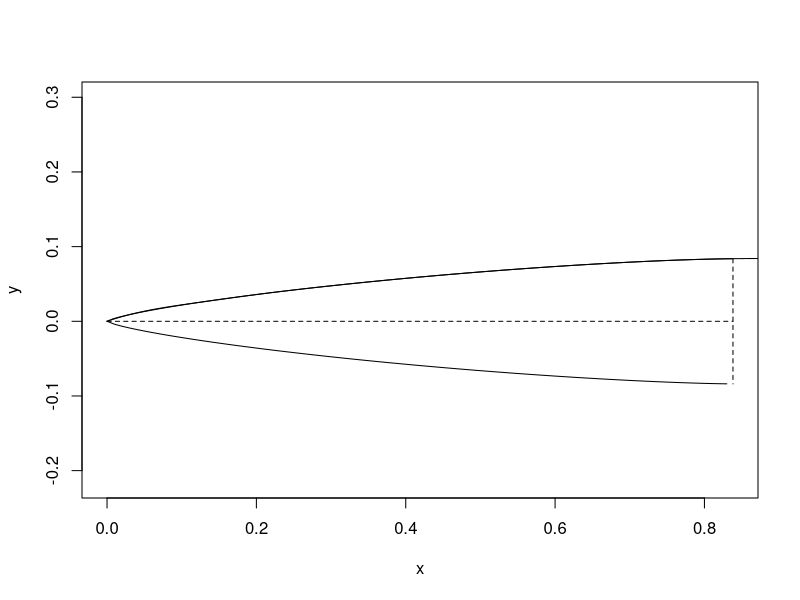
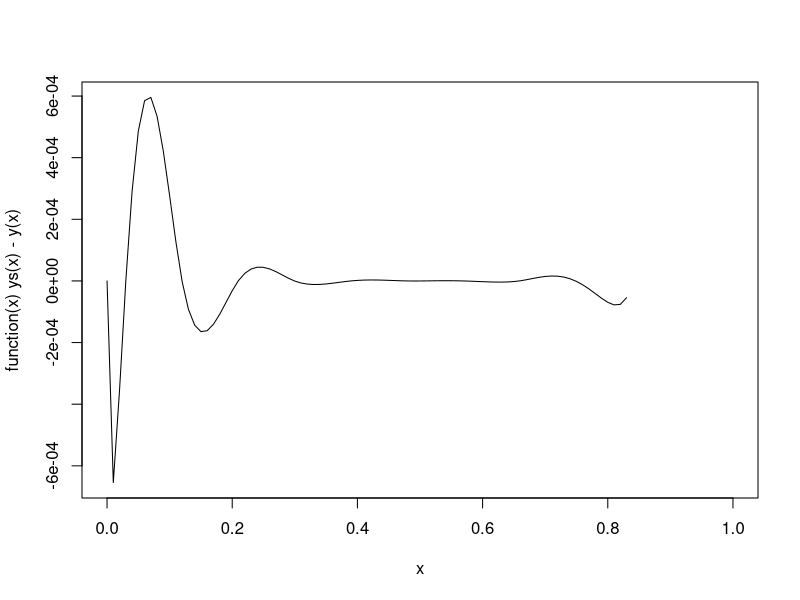
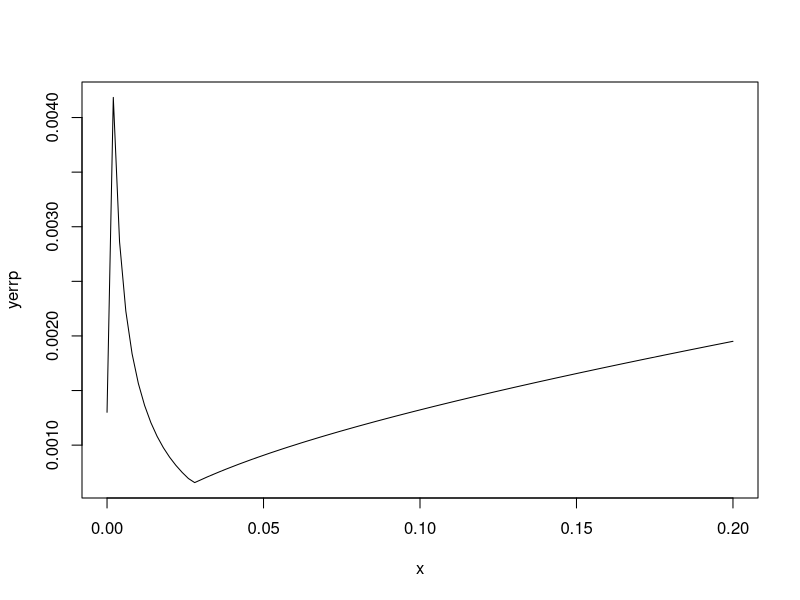
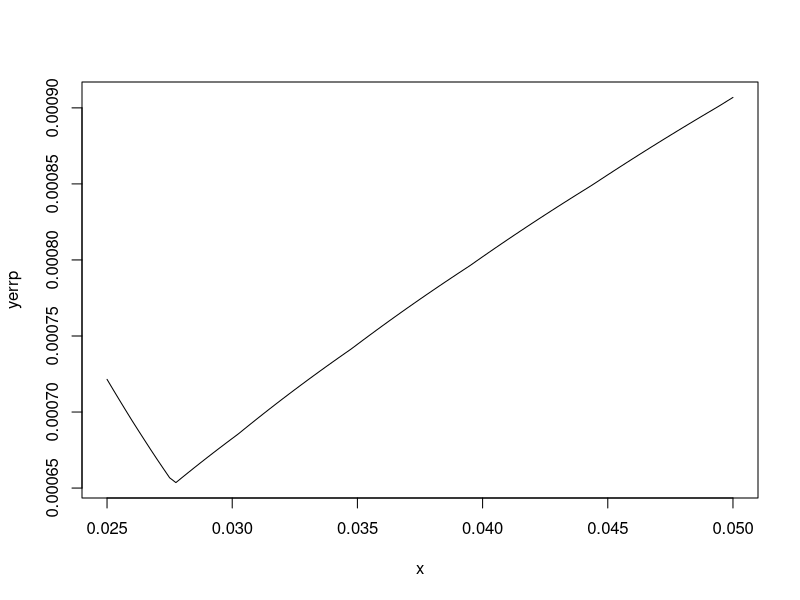
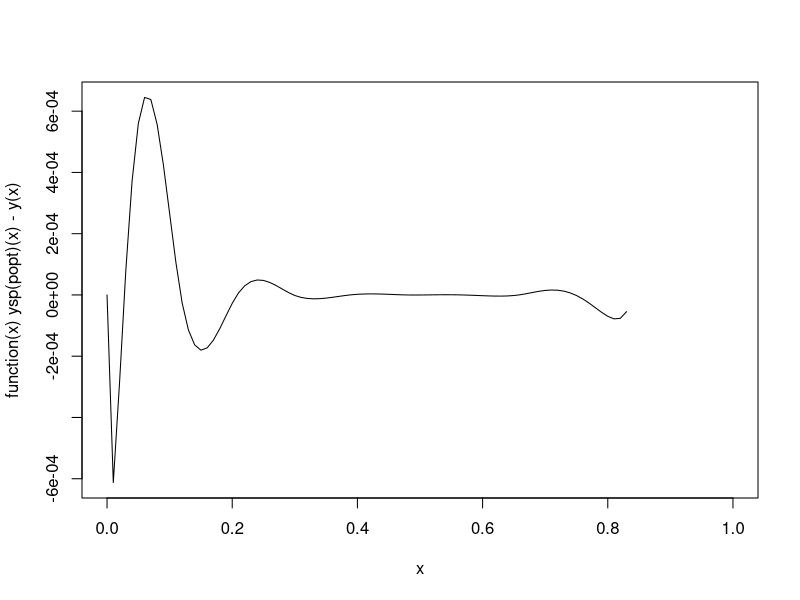
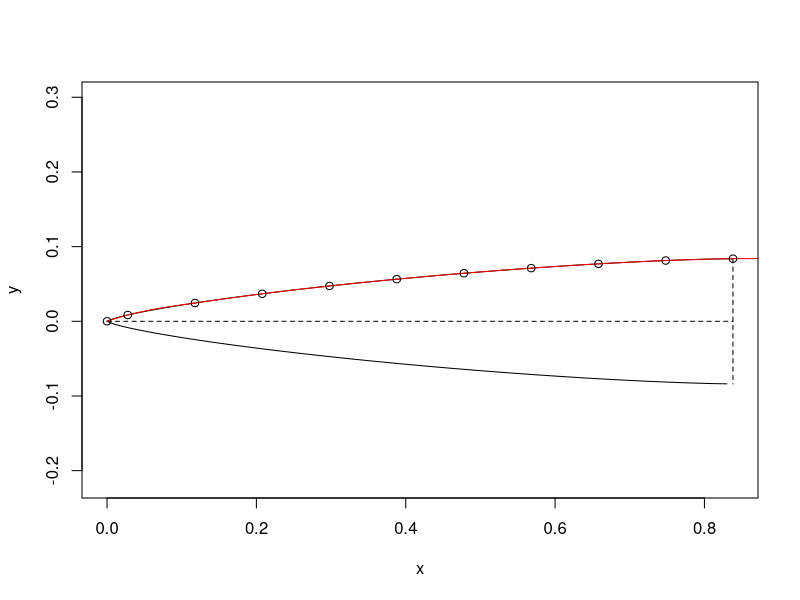

These figures' R source, in order:
# LV3 capstone project
# Joe Shields
# 2016-3-12

# This script is meant to find the optimal placement 
# of an extra spline point for the LV3 nose cone. 
# The curvature of the LD-Haack shape near the tip 
# creates a large error when using evenly distributed 
# sample points to approximate the shape using spline 
# curves. This script compares different placements 
# of an extra sample point, to minimize that error.

OD <- 6.6*25.4e-3#m, outer diameter
R <- OD/2#m, outer radius
# L <- 30*25.4e-3#m, length of nose cone
L <- 5*OD
spline.points <- 11

# LD Haack shape:
theta <- function(x) acos(1-2*x/L)
y <- function(x) R/sqrt(pi)*sqrt(theta(x)-sin(2*theta(x))/2)#von Karman ogive
plot(
	y, xlim=c(0, L),
	asp=1
	)
plot(function(x) -y(x), add=T)
lines( lty=2,
	c(0, L, NA, L, L), 
	c(0, 0, NA,  R, -R )
	)

#func that returns a spline fit of the LD Haack, with an extra
# point p in from the tip
ysp <- function(p){
	xset <- c(0, seq(from=p, to=L, length.out = spline.points-1))
	yset <- y(xset)
	return(splinefun(x = xset, y = yset))
}

# Demo with the point at p=0.03
ys <- ysp(0.03)
plot(ys, add=T)
plot(function(x)ys(x)-y(x))

# i <-1
# errs <- data.frame(p=NULL, err= NULL)
# xtest <- seq(from=0, to=L, length.out = 300)
# plot(function(x) ysp(0)(x) - y(x))
# for (p in seq(from=0.00, to=0.2, by=0.01)){
# 	plot(function(x) ysp(p)(x) - y(x), col=i, add=T)
# 	i <- i+1
# 	errs <- rbind(errs, c(p, max(abs(ysp(p)(xtest) - y(xtest)))))
# }
# colnames(errs) <- c("p", "err")
# min(errs$err)
# which.min(errs$err)

# find where to put p to minimize error
yerrp.helper <- function(p){ 
	xtest <- seq(from=0, to=L, length.out = 1e3)
	max(abs(ysp(p)(xtest) - y(xtest)))
}
yerrp <-function(p) sapply(p, yerrp.helper)
plot(yerrp, xlim= c(0,0.2))
plot(yerrp, xlim= c(0.025, 0.05))
ptest <- seq(from=0, L, length.out = 1e3)
yerrp.test <- yerrp(ptest)
cat("\nmaximum error: ", min(yerrp.test))
popt <- ptest[which.min(yerrp.test)]

plot(function(x) ysp(popt)(x) - y(x))
# the error is within 0.6 mm
plot(
	y, xlim=c(0, L),
	asp=1
)
plot(function(x) -y(x), add=T)
lines( lty=2,
       c(0, L, NA, L, L), 
       c(0, 0, NA,  R, -R )
)
plot(ysp(popt), col="red", add=T)
xset <- c(0, seq(from=popt, to=L, length.out = spline.points-1))
points(xset, y(xset))
cat("\noptimum x placements (m):\n", xset, "\noptimum y placements (m):\n", y(xset))
cat("\noptimum x placements (in):\n", formatC(xset/25.3e-3), "\noptimum y placements (in):\n", formatC(y(xset)/25.4e-3), sep=",")

wedgeHalf <- 2*2*pi/360
cat("\nvertices:\nfront nose surface:\n")
for (i in 1:length(xset)){
	cat("(", 
	    xset[i], " ", 
	    y(xset)[i]*cos(wedgeHalf), " ", 
	    y(xset)[i]*sin(wedgeHalf),
	    ")\n", sep="")
}
cat("\nfront bounds\n",
	"(",  L, " ", 2*OD*cos(wedgeHalf), " ", 2*OD*sin(wedgeHalf), ")\n", 
	"(", -OD, " ", 2*OD*cos(wedgeHalf), " ", 2*OD*sin(wedgeHalf), ")\n", 
	"(", -OD, " ", 0, ", ", 0, ")\n",
	sep=""
	)
cat("\nback nose surface:\n")
for (i in 1:length(xset)){
	cat("(", 
	    xset[i], " ", 
	    y(xset)[i]*cos(-wedgeHalf), " ", 
	    y(xset)[i]*sin(-wedgeHalf),
	    ")\n", sep="")
}
cat("\nback bounds\n",
    "(",  L, " ", 2*OD*cos(-wedgeHalf), " ", 2*OD*sin(-wedgeHalf), ")\n", 
    "(", -OD, " ", 2*OD*cos(-wedgeHalf), " ", 2*OD*sin(-wedgeHalf), ")\n", 
    "(", -OD, " ", 0, ", ", 0, ")\n",
    sep=""
)
